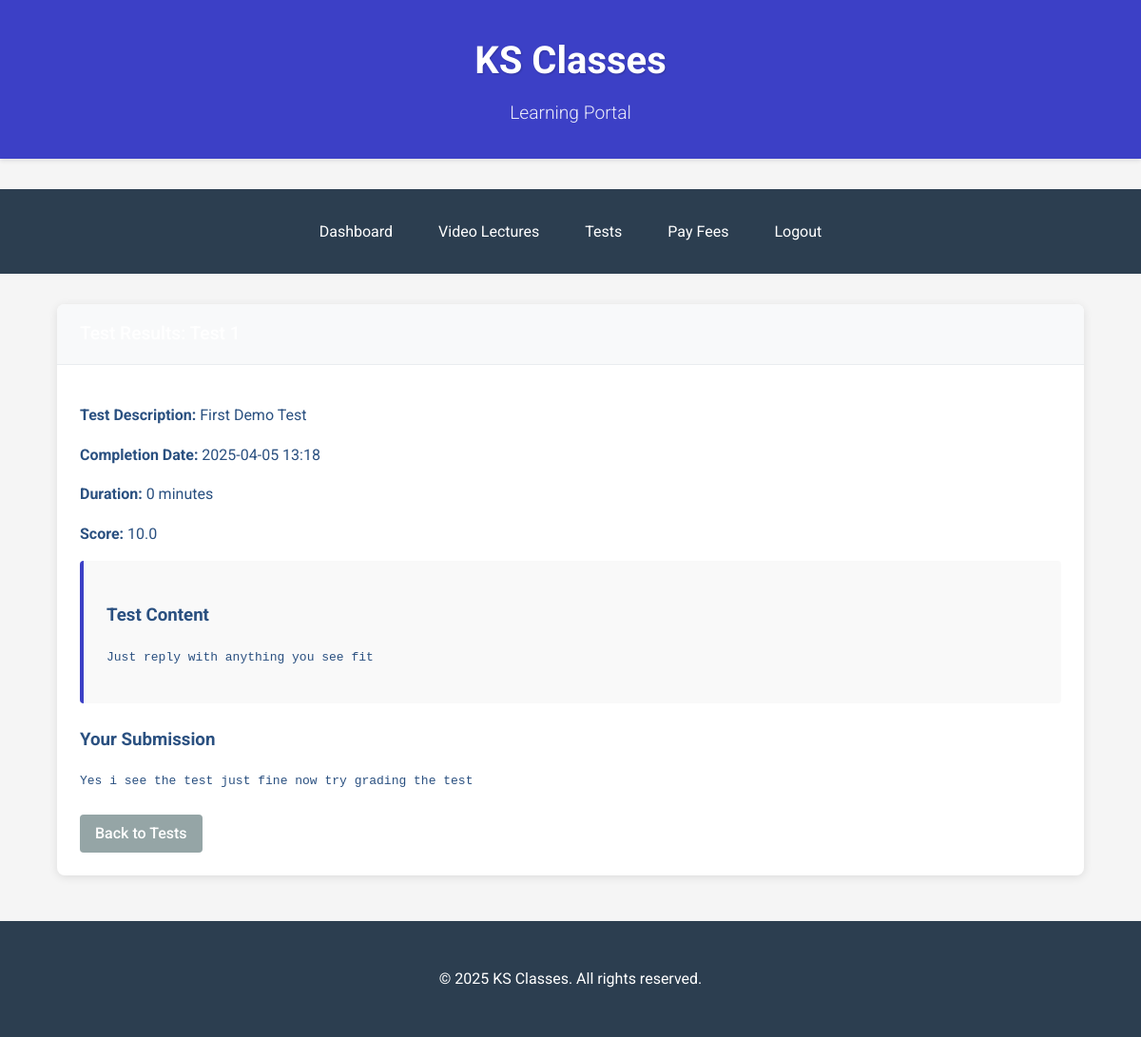
Page /view_completed_test/1 (signed in) on the committed database.
### models.py (models this page shows)
class Test(db.Model):
    id = db.Column(db.Integer, primary_key=True)
    title = db.Column(db.String(100), nullable=False)
    description = db.Column(db.Text)
    is_timed = db.Column(db.Boolean, default=False)
    time_limit = db.Column(db.Integer)
    content = db.Column(db.Text)
    file_path = db.Column(db.String(255))
    date_created = db.Column(db.DateTime, default=datetime.now)
    admin_id = db.Column(db.Integer, db.ForeignKey('user.id'), nullable=False)
    assignments = db.relationship('TestAssignment', backref='test', lazy=True, cascade="all, delete-orphan")

class TestAssignment(db.Model):
    id = db.Column(db.Integer, primary_key=True)
    test_id = db.Column(db.Integer, db.ForeignKey('test.id'), nullable=False)
    student_id = db.Column(db.Integer, db.ForeignKey('student.id'), nullable=False)
    status = db.Column(db.String(20), default='Pending')
    date_assigned = db.Column(db.DateTime, default=datetime.now)
    start_time = db.Column(db.DateTime)
    end_time = db.Column(db.DateTime)
    score = db.Column(db.Float)
    due_date = db.Column(db.DateTime)
    responses = db.relationship('TestResponse', backref='assignment', lazy=True, cascade="all, delete-orphan")
    student = db.relationship('Student')

class TestResponse(db.Model):
    id = db.Column(db.Integer, primary_key=True)
    assignment_id = db.Column(db.Integer, db.ForeignKey('test_assignment.id'), nullable=False)
    content = db.Column(db.Text)
    file_path = db.Column(db.String(255))
    timestamp = db.Column(db.DateTime, default=datetime.now)

### app.py (the view)
@app.route('/view_completed_test/<int:assignment_id>')
@login_required
def view_completed_test(assignment_id):
    if current_user.is_admin:
        return redirect(url_for('admin_dashboard'))
    student = Student.query.filter_by(user_id=current_user.id).first()
    if not student:
        flash('Student profile not found.', 'danger')
        return redirect(url_for('student_dashboard'))
    assignment = TestAssignment.query.get_or_404(assignment_id)
    if assignment.student_id != student.id:
        flash('Access denied: This test is not assigned to you.', 'danger')
        return redirect(url_for('student_tests'))
    if assignment.status != 'Completed':
        flash('This test has not been completed yet.', 'warning')
        return redirect(url_for('student_tests'))
    test = Test.query.get(assignment.test_id)
    responses = TestResponse.query.filter_by(assignment_id=assignment.id).order_by(TestResponse.timestamp.desc()).all()
    return render_template('view_completed_test.html', test=test, assignment=assignment, responses=responses)

### app.py (called while the page is built)
@app.context_processor
def utility_processor():
    def now():
        return datetime.now()
    return dict(now=now)

@login_manager.user_loader
def load_user(user_id):
    return User.query.get(int(user_id))

@app.before_request
def before_request():
    if request.endpoint == 'student_dashboard':
        check_pending_fees()

### templates/view_completed_test.html (shortened to what this page needs)
<!DOCTYPE html>
<html lang="en">
<head>
    <link rel="stylesheet" href="{{ url_for('static', filename='styles.css') }}">
</head>
<body>
    <div class="header">
        <h1 class="brand">KS Classes</h1>
        <div class="subtitle">Learning Portal</div>
    </div>
    <div class="nav-container">
        <div class="container">
            <div class="navigation">
                <a href="{{ url_for('student_dashboard') }}" class="nav-link">Dashboard</a>
                <a href="{{ url_for('video_lectures') }}" class="nav-link">Video Lectures</a>
                <a href="{{ url_for('student_tests') }}" class="nav-link">Tests</a>
                <a href="{{ url_for('student_fee_payment') }}" class="nav-link">Pay Fees</a>
                <a href="{{ url_for('logout') }}" class="nav-link">Logout</a>
            </div>
        </div>
    </div>
    <div class="container">
        <div class="card">
            <div class="card-header">
            </div>
            <div class="card-body">
                <div class="test-info">
                    <p><strong>Test Description:</strong> {{ assignment.test.description }}</p>
                    <p><strong>Completion Date:</strong> {{ assignment.end_time.strftime('%Y-%m-%d %H:%M') }}</p>
                    <p><strong>Duration:</strong>
                        {% if assignment.start_time and assignment.end_time %}
                            {% set duration = (assignment.end_time - assignment.start_time).total_seconds() / 60 %}
                            {{ '%d minutes'|format(duration|int) }}
                        {% else %}
                            Not available
                        {% endif %}
                    </p>
                    <p><strong>Score:</strong>
                        {% if assignment.score is not none %}
                            {{ assignment.score }}
                        {% else %}
                            Not graded yet
                        {% endif %}
                    </p>
                </div>
                <div class="test-content">
                    <h3>Test Content</h3>
                    {% if assignment.test.file_path %}
                        <p>This test was based on a document file.</p>
                        <a href="{{ url_for('serve_test_file', filename=assignment.test.file_path) }}" target="_blank" class="btn btn-info">
                            View Test Document
                        </a>
                    {% elif assignment.test.content %}
                        <div class="test-questions">
                            <pre style="white-space: pre-wrap;">{{ assignment.test.content }}</pre>
                        </div>
                    {% else %}
                        <p>No test content available.</p>
                    {% endif %}
                </div>
                <div class="your-submission mt-3">
                    <h3>Your Submission</h3>
                    {% if responses %}
                        {% for response in responses %}
                            {% if response.file_path %}
                                <p>You submitted a file response.</p>
                                <a href="{{ url_for('serve_response_file', filename=response.file_path) }}" target="_blank" class="btn btn-info">
                                    View Your Submission
                                </a>
                            {% elif response.content %}
                                <div class="response-content">
                                    <pre style="white-space: pre-wrap;">{{ response.content }}</pre>
                                </div>
                            {% endif %}
                        {% endfor %}
                    {% else %}
                        <p>No submission data available.</p>
                    {% endif %}
                </div>
                <div class="mt-3">
                    <a href="{{ url_for('student_tests') }}" class="btn btn-secondary">Back to Tests</a>
                </div>
            </div>
        </div>
    </div>
    <div class="footer">
        <p>&copy; 2025 KS Classes. All rights reserved.</p>
    </div>
</body>
</html>

### static/styles.css (style rules this page uses)
:root { --primary: #3a6ea5; --primary-dark: #2a5080; --secondary: #ff9e2c; --light: #f8f9fa; --dark: #343a40; --success: #28a745; --danger: #dc3545; --warning: #ffc107; --info: #17a2b8; --gray: #6c757d; --light-gray: #e9ecef; }
body { font-family: 'Roboto', sans-serif; background-color: var(--light); margin: 0; padding: 0; color: var(--dark); line-height: 1.6; }
.container { width: 90%; max-width: 1200px; margin: 0 auto; padding: 20px; }
.header { background-color: var(--primary); color: white; padding: 1rem 0; box-shadow: 0 2px 5px rgba(0,0,0,0.1); text-align: center; margin-bottom: 2rem; }
.brand { font-size: 2.5rem; font-weight: 700; margin: 0; text-shadow: 1px 1px 2px rgba(0,0,0,0.2); }
.subtitle { font-size: 1.2rem; opacity: 0.9; margin-top: 0.5rem; }
.nav-container { background-color: var(--primary-dark); padding: 0.5rem 0; }
.navigation { display: flex; justify-content: flex-end; padding: 0 1rem; }
.nav-link { color: white; text-decoration: none; padding: 0.5rem 1rem; margin: 0 0.5rem; border-radius: 4px; transition: background-color 0.3s; }
.card { background: white; border-radius: 8px; box-shadow: 0 2px 10px rgba(0,0,0,0.1); margin-bottom: 2rem; overflow: hidden; }
.card-header { background-color: var(--primary); color: white; padding: 1rem; font-size: 1.25rem; font-weight: 500; }
.card-body { padding: 1.5rem; }
.btn { display: inline-block; font-weight: 500; text-align: center; vertical-align: middle; cursor: pointer; padding: 0.5rem 1rem; font-size: 1rem; line-height: 1.5; border-radius: 4px; transition: all 0.2s; text-decoration: none; border: none; }
.btn-secondary { background-color: var(--secondary); color: white; }
.mt-3 { margin-top: 1.5rem; }
.footer { background-color: var(--primary-dark); color: white; text-align: center; padding: 1.5rem 0; margin-top: 2rem; }
body { font-family: 'Roboto', sans-serif; line-height: 1.6; margin: 0; padding: 0; background-color: #f5f5f5; color: #333; }
.header { background-color: #3c40c6; color: white; text-align: center; padding: 2rem 1rem; margin-bottom: 2rem; }
.brand { margin: 0; font-size: 2.5rem; font-weight: 700; }
.subtitle { font-size: 1.2rem; font-weight: 300; margin-top: 0.5rem; }
.container { max-width: 1200px; margin: 0 auto; padding: 0 1rem; }
.nav-container { background-color: #2c3e50; margin-bottom: 2rem; }
.navigation { display: flex; justify-content: center; padding: 1rem 0; }
.card { background-color: white; border-radius: 8px; box-shadow: 0 2px 10px rgba(0, 0, 0, 0.1); margin-bottom: 2rem; overflow: hidden; }
.card-header { background-color: #f8f9fa; padding: 1rem 1.5rem; border-bottom: 1px solid #e9ecef; font-weight: 500; font-size: 1.2rem; display: flex; justify-content: space-between; align-items: center; }
.btn { display: inline-block; padding: 0.5rem 1rem; border-radius: 4px; text-decoration: none; cursor: pointer; font-weight: 500; transition: background-color 0.3s, transform 0.2s; border: none; }
.btn-secondary { background-color: #95a5a6; color: white; }
.footer { text-align: center; padding: 2rem 0; margin-top: 3rem; background-color: #2c3e50; color: white; }
.test-content { background-color: #f9f9f9; padding: 1.5rem; border-radius: 4px; border-left: 4px solid #3c40c6; }
.card-body { color: #2a5080; }
::placeholder { color: #8ab0d1; opacity: 0.7; }

### rows in the picture
Test: test.description "First Demo Test", test.content "Just reply with anything you see fit"
TestAssignment: end_time "2025-04-05 13:18", score "10.0"
TestResponse: content "Yes i see the test just fine now try grading the test"

### other values in the picture
{{ '%d minutes'|format(duration|int) }} "0 minutes"
